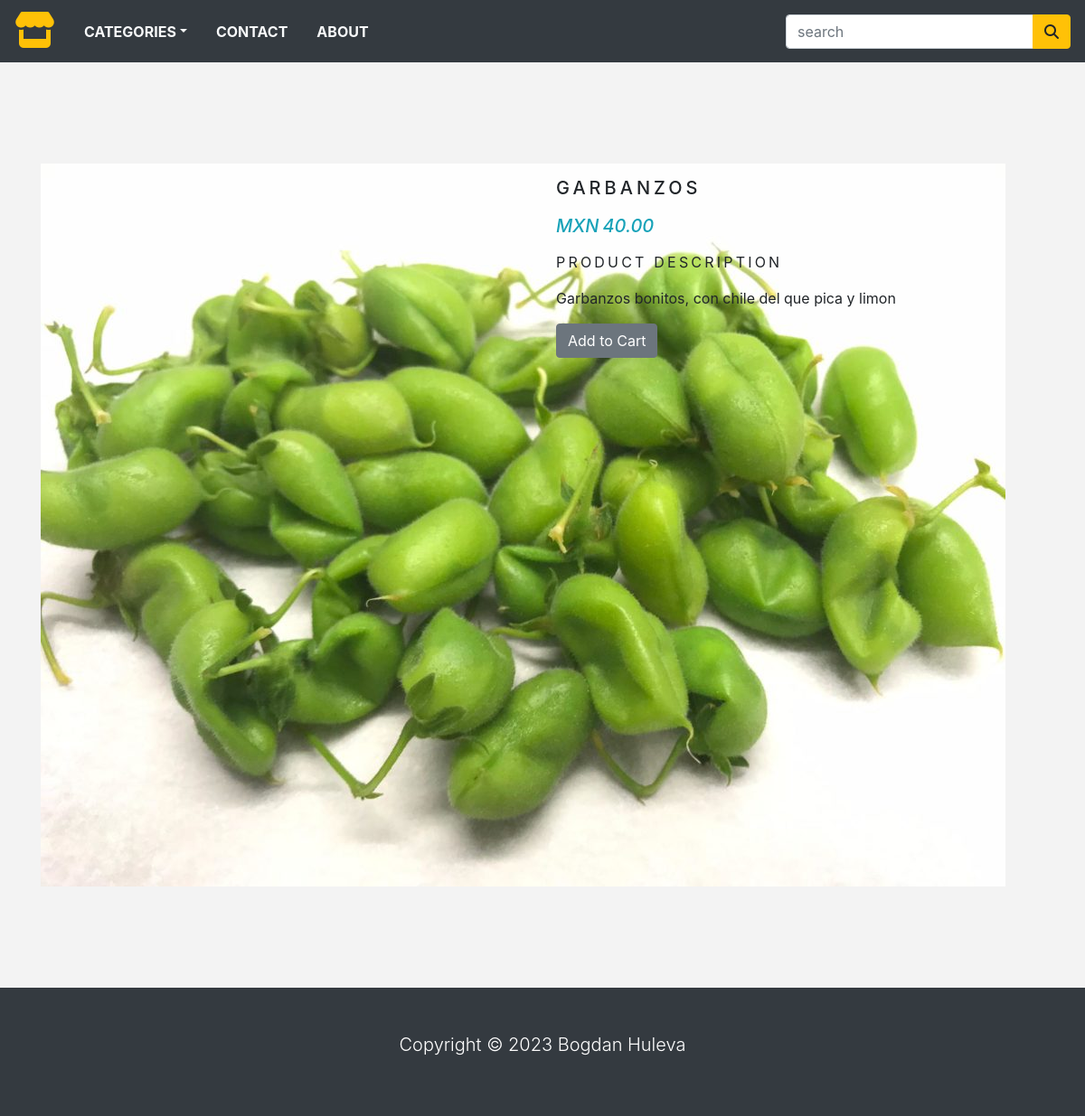
Page /category/food/garbanzos on the earlier database version.
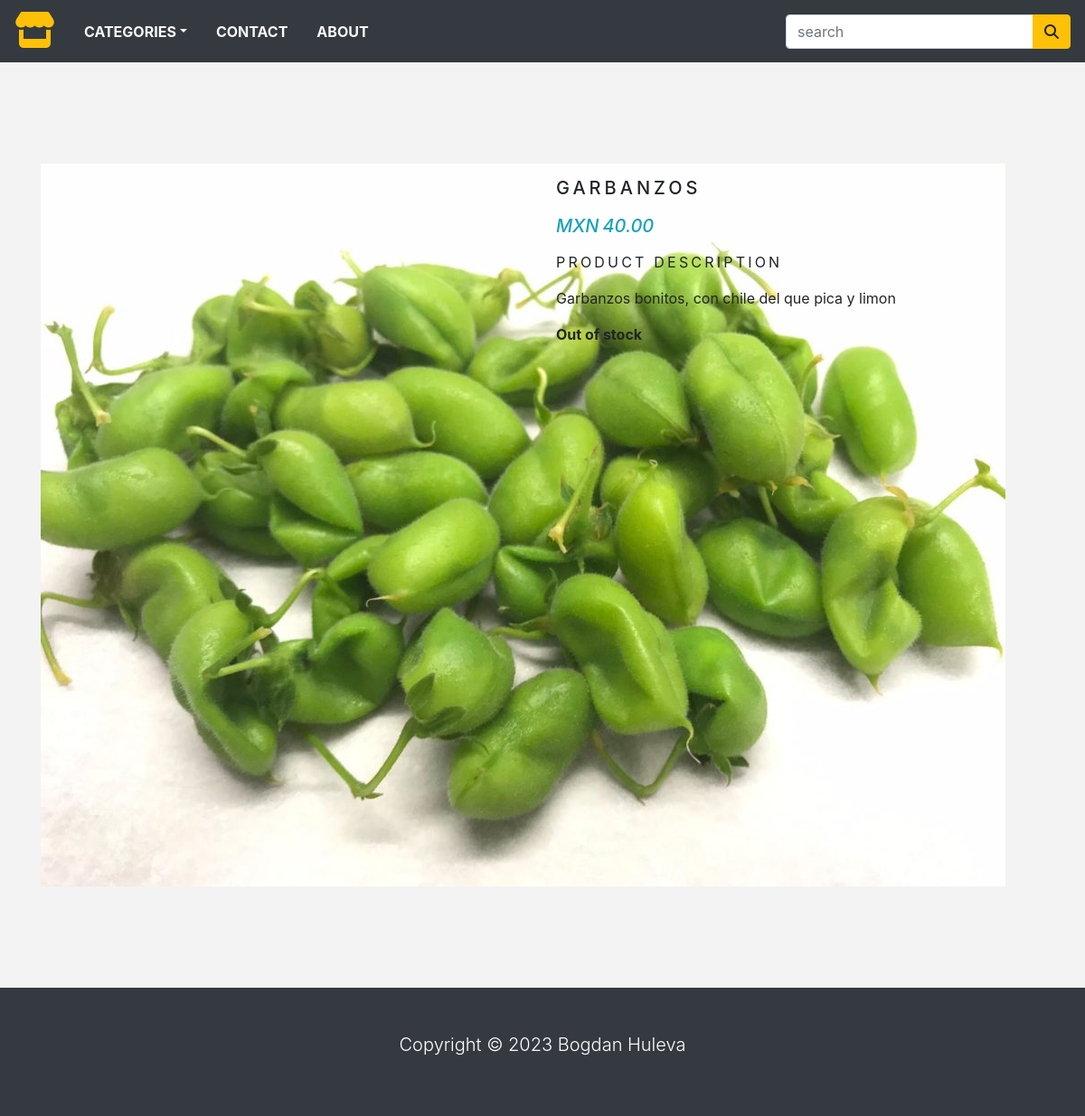
Same page on the later database version.
### store/models.py (models this page shows, shortened)
class Product(models.Model):
    name = models.CharField(max_length=250, unique=True)
    slug = models.SlugField(max_length=250, unique=True)
    description = models.TextField(blank=True)
    category = models.ForeignKey(Category, on_delete=models.CASCADE)
    price = models.DecimalField(max_digits=10, decimal_places=2)
    image = models.ImageField(upload_to='product', blank=True)
    stock = models.IntegerField()
    available = models.BooleanField(default=True)
    created = models.DateTimeField(auto_now_add=True)
    updated = models.DateTimeField(auto_now=True)
    class Meta:
        ordering = ('name',)
        verbose_name = 'product'
        verbose_name_plural = 'products'

### store/views.py (the view)
# urls.py: path('category/<slug:category_slug>/<slug:product_slug>', views.productPage, name="product_detail"),
def productPage(request, category_slug, product_slug):
    try:
        product = Product.objects.get(category__slug=category_slug, slug=product_slug)
    except Exception as e:
        raise e
    return render(request, 'product.html', {'product': product})

### store/context_processors.py (called while the page is built)
def counter(request):
    item_count = 0
    if 'admin' in request.path:
        return {}
    else:
        try:
            cart = Cart.objects.filter(cart_id=_cart_id(request))
            cart_items = CartItem.objects.all().filter(cart=cart[:1])
            for cart_item in cart_items:
                item_count += cart_item.quantity
        except Cart.DoesNotExist:
            item_count = 0
    return dict(item_count = item_count)

def menu_links(request):
    links = Category.objects.all()
    return dict(links=links)

### store/models.py (called while the page is built)
    def get_url(self):
        return reverse('products_by_category', args=[self.slug])

### store/views.py (called while the page is built)
def _cart_id(request):
    cart = request.session.session_key
    if not cart:
        cart = request.session.create()
    return cart

### store/templates/product.html (shortened to what this page needs)
{% extends 'base.html' %}
{% load static %}
{% block content %}
<div class="container py-5">
    <div class="row mt-5">
        <div class="col-10 mx-auto col-md-6 my-3">
            <img src="{{product.image.url}}" alt="">
        </div>
        <div class="col-10 mx-auto col-md-6 my-3">
            <div>
                <h1 class="product_title">{{product.name}}</h1>
                <h5 class="text-info font-italic mb-3">
                    <span class = "mr-1">MXN</span>{{product.price}}
                </h5>
                <p class="product_description">Product Description</p>
                <p class="text-justify product-text">{{product.description}}</p>
                {% if product.stock <= 0 %}
                <p class="text-justify product-text"><b>Out of stock</b></p>
                {% else %}
                <a href="{% url 'add_cart' product.id %}">
                <button type="button" name="button" class="btn btn-secondary">Add to Cart</button>
                </a>
                {% endif %}
            </div>
        </div>
    </div>
</div>
{% endblock %}

### store/templates/base.html (shortened to what this page needs)
{% load static %}
<!doctype html>
<html lang="en">
  <head>
    <link rel="stylesheet" href="https://cdn.jsdelivr.net/npm/bootstrap@4.3.1/dist/css/bootstrap.min.css">
    <link rel="stylesheet" href="{% static 'css/base.css' %}">
    <link rel="stylesheet" href="{% static 'css/cart.css' %}">
  </head>
  <body>
    {% include 'navbar.html' %}
    {% block content %}
    {% endblock %}
    {% include 'footer.html' %}
  </body>
</html>

### store/templates/navbar.html (shortened to what this page needs)
<nav class = "navbar navbar-expand-md navbar-light bg-dark">
    <a href = "/" class = "navbar-brand"><i class="fa-solid fa-store text-warning fa-2x"></i></a>
    <div class = "collapse navbar-collapse justify-content-between" id = "nav">
    <ul class = "navbar-nav">
        <li class = "nav-item dropdown"><a class = "nav-link text-light text-uppercase font-weight-bold px-3 dropdown-toggle"
            href="" data-toggle = "dropdown">Categories</a>
        </li>
        <li class = "nav-item"><a class = "nav-link text-light text-uppercase font-weight-bold px-3" href="">Contact</a></li>
        <li class = "nav-item"><a class = "nav-link text-light text-uppercase font-weight-bold px-3" href="">About</a></li>
    </ul>
    <form class = "form-inline ml-3">
        <div class = "input-group">
            <input type = "text" class = "form-control" placeholder = "search">
            <div class = "input-group-append">
                <button type = "button" class = "btn btn-warning" name = "button"><i class="fa-solid fa-magnifying-glass"></i></button>
            </div>
        </div>
    </form>
    </div>
</nav>

### store/templates/footer.html
<footer class="bg-dark text-white mt-5 p-5">
    <div class="container">
        <p class="lead text-center">Copyright &copy; 2023 Bogdan Huleva
        </p>
    </div>
</footer>

### store/static/css/base.css (style rules this page uses)
body { background: #f3f3f3; }
.product_title { font-size: 20px; text-transform: uppercase; letter-spacing: .2em; padding-top: 15px; padding-bottom: 10px; }
.product_description { font-size: 16px; text-transform: uppercase; letter-spacing: .2em; }

Differences in the rows shown:
changed Product "GARBANZOS": stock 1000 → 0 (drawn)
Other differences:
text no longer shown: "Add to Cart"
text now shown: "Out of stock"
